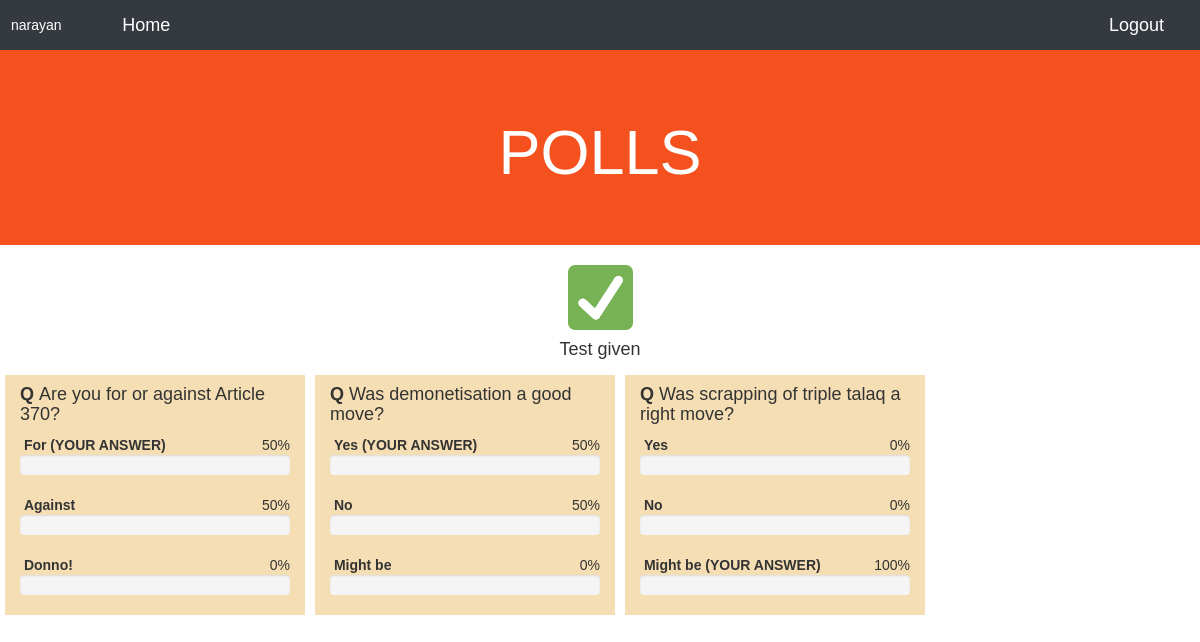
Page /polls/quiz2/results/ (signed in) on the committed database.
### polls/models.py (models this page shows, shortened)
class Question(models.Model):
    question_text = models.TextField(null=True, blank=True)
    option_1 = models.TextField(null=True, blank=True)
    option_1_chosen = models.IntegerField()
    option_2 = models.TextField(null=True, blank=True)
    option_2_chosen = models.IntegerField()
    option_3 = models.TextField(null=True, blank=True)
    option_3_chosen = models.IntegerField()
    quiz = models.ForeignKey('Quiz', on_delete=models.CASCADE,)

### polls/views.py (the view)
# urls.py: path('quiz<int:quiz_id>/results/', result_view, name="results")
def result_view(request, quiz_id):
    if (not request.user) or (not request.user.is_authenticated):
        return render(request, "polls/no_user.html")
    question = Question.objects.all().filter(quiz=quiz_id)
    q_a = []
    for q in question:
        curr = {}
        curr['question'] = q
        curr['answer'] = Question_answer.objects.all().filter(
            question=q).get(user=request.user)
        curr['total'] = len(Question_answer.objects.all().filter(question=q))
        q_a.append(curr)
    context = {'q_a': q_a, 'title': "Quiz results"}
    return render(request, "polls/results.html", context)

### polls/templatetags/extras.py (called while the page is built)
@register.filter
def to_percent(num, total):
    print(num)
    return int(num*100/total)

### polls/templates/polls/results.html (shortened to what this page needs)
{% extends 'polls/base.html' %}
{% load extras %}
{% load static %}
{% block content %}
	<center>
		<img src="{% static 'polls/tickmark.png' %}" width="65"></img>
		<h4>Test given</h4>
	</center>
	{% for i in q_a %}
		<div class="col-md-3" style="background-color:wheat;margin:5px;" >
			<h4><strong>Q </strong>{{i.question.question_text}}</h4>
			{% with i.question.option_1_chosen|to_percent:i.total as percent %}
				<strong>
					 &nbsp;{{i.question.option_1}}
						{% if i.answer.input_answer is 1 %}
							(YOUR ANSWER)
						{% endif %}
					</strong>
				<span class="pull-right">{{percent}}%</span>
				<div class="progress progress-danger active">
					<div class="bar" style="width:{{percent}}%;">
					</div>
				</div>
			{% endwith %}
			{% with i.question.option_2_chosen|to_percent:i.total as percent %}
				<strong>
					 &nbsp;{{i.question.option_2}}
				</strong>
				<span class="pull-right">{{percent}}%</span>
				<div class="progress progress-danger active">
					<div class="bar" style="width:{{percent}}%;">
					</div>
				</div>
			{% endwith %}
			{% with i.question.option_3_chosen|to_percent:i.total as percent %}
				<strong>
					 &nbsp;{{i.question.option_3}}
					{% if i.answer.input_answer is 3 %}
						(YOUR ANSWER)
					{% endif %}
				</strong>
				<span class="pull-right">{{percent}}%</span>
				<div class="progress progress-danger active">
					<div class="bar" style="width:{{percent}}%;">
					</div>
				</div>
			{% endwith %}
		</div>
	{% endfor %}
{% endblock %}

### polls/templates/polls/base.html (shortened to what this page needs)
<!DOCTYPE html>
<html lang="en">
<head>
    <link rel="stylesheet" href="https://maxcdn.bootstrapcdn.com/bootstrap/4.3.1/css/bootstrap.min.css">
    <link href="//netdna.bootstrapcdn.com/twitter-bootstrap/2.3.2/css/bootstrap-combined.min.css" rel="stylesheet" id="bootstrap-css">
    <link href="//netdna.bootstrapcdn.com/bootstrap/3.0.3/css/bootstrap.min.css" rel="stylesheet" id="bootstrap-css">
</head>
<body>
    <nav class="navbar navbar-expand-sm bg-dark navbar-dark" id="navig">
        {% if user.is_authenticated %}
            {{user}} &nbsp;&nbsp;&nbsp;
            <a class="navbar-brand" style="margin-right:auto;margin-left:30px;" href="{% url 'polls:quiz_home' %}">Home</a>
            <a class="navbar-brand" style="margin-left:auto;margin-right:10px;" href="{% url 'logout' %}">Logout</a>
        {% endif %}
    </nav>
    <div class="jumbotron jumbotron-fluid text-center">
        <div class="container">
            <h1>POLLS</h1>
        </div>
    </div>
    <br>
    {% block content %}
    {% endblock %}
</body>

### polls/templates/polls/base.html (style rules this page uses)
.jumbotron { background-color: #f4511e; color: #ffffff; margin-bottom: 0; }
body { font-family: Arial, Helvetica, sans-serif; padding:0px; }
#navig { height:45px;text-size:20px;color:white;border-radius:0px;margin:0px; }

### rows in the picture
Question: question.question_text "Are you for or against Article 370?", question.option_1 "For", shows "(YOUR ANSWER)", total "50", question.option_2 "Against", question.option_3 "Donno!", total "0"
Question: question.question_text "Was demonetisation a good move?", question.option_1 "Yes", shows "(YOUR ANSWER)", total "50", question.option_2 "No", question.option_3 "Might be", total "0"
Question: question.question_text "Was scrapping of triple talaq a right move?", question.option_1 "Yes", total "0", question.option_2 "No", question.option_3 "Might be", shows "(YOUR ANSWER)", total "100"

### other values in the picture
{{ user }} "narayan"
